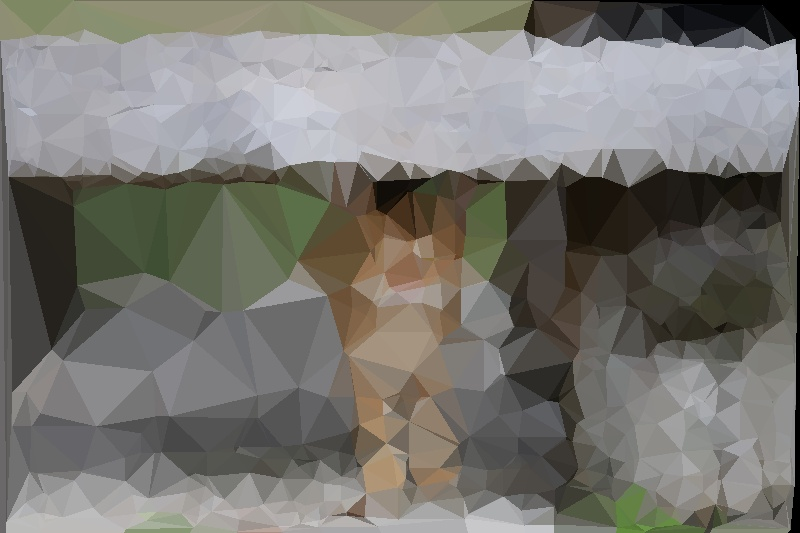
#> input picture pic/polygonize_sample.jpg, 800 x 533 px, given in place of the camera
$ python example_cam.py
#> lines starting #> are read from the running program, lines starting #| are printed output that depends on the picture
### polygonize/polygonize.py
import cv2
import numpy as np
from scipy.spatial import Delaunay
from skimage.draw import polygon

from polygonize.utils import canny, threshold_samples


class Polygonize:
    def __init__(self, seed: int = 1234) -> None:
        """Polygonizeクラスのインスタンスを初期化します。

        このクラスは画像をポリゴン化(多角形化)します。

        Args:
            seed (int, optional): 乱数生成器のシード値. Defaults to 1234.
        """
#> in main, frame is the input picture: shape (533, 800, 3); mean B, G, R 113.5, 118.7, 120.3
        self._seed = seed

    def polygonize(self, image: str | np.ndarray, max_point_num: int, threshold: float = 0.02) -> np.ndarray:
        """
        画像を多角形化します。

        この関数は、Cannyエッジ検出アルゴリズムを使用して重みを求め、指定された閾値以上の重みを持つサンプル点を取得します。
        サンプル点をDelaunay三角形分割により三角形に分割し、その三角形を返します。

        パラメータ
        ----------
        image : str | np.ndarray
            多角形化する画像。ファイルパス(str)またはnp.ndarray形式の画像を指定します。

        max_point_num : int
            サンプル点の最大数。

        threshold : float, optional
            サンプル点を取得するための重みの閾値、デフォルトは0.02。

        戻り値
        -------
        np.ndarray
            画像を三角形に分割した結果。各三角形は頂点の座標を持つ配列として表されます。
        """
        sample_points = self._get_sample_points(image, max_point_num, threshold=threshold)
        triangulation = Delaunay(sample_points)
        triangles = sample_points[triangulation.simplices]
        return triangles

    def _get_sample_points(self, image: np.ndarray, max_point_num: int, threshold: float) -> np.ndarray:
        """
        閾値以上の重みを持つサンプル点を取得します。

        この関数は、Cannyエッジ検出アルゴリズムを使用して重みを求め、指定された閾値以上の重みを持つサンプル点を取得します。
        画像の四隅をサンプル点に追加し、結果のサンプル点を返します。

        パラメータ
        ----------
        image : np.ndarray
            サンプル点を取得する画像。

        max_point_num : int
            サンプル点の最大数。

        threshold : float
            サンプル点を取得するための重みの閾値。

        戻り値
        -------
        np.ndarray
            サンプル点の座標を持つ配列。
        """
#> called with max_point_num = 1000, threshold = 0.02
        height, width, _ = image.shape
#> height = 533; width = 800
        weights = canny(image)
        sample_points = threshold_samples(max_point_num, weights, threshold, self._seed)
        corners = np.array([[0, 0], [0, height-1], [width-1, 0], [width-1, height-1]])
        return np.append(sample_points, corners, axis=0)

    def render(self, image: np.ndarray, polygons: np.ndarray) -> np.ndarray:
        """
        三角形に分割された画像をレンダリングします。

        この関数は、指定された三角形を使用して低ポリゴンの画像を作成します。各三角形の色は、その三角形内のピクセルの色の平均値で設定されます。

        パラメータ
        ----------
        image : np.ndarray
            元の画像。

        polygons : np.ndarray
            画像を三角形に分割した結果。各三角形は頂点の座標を持つ配列として表されます。

        戻り値
        -------
        np.ndarray
            レンダリングされた低ポリゴンの画像。
        """

        low_poly = np.empty(shape=(2 * image.shape[0], 2 * image.shape[1], image.shape[2]), dtype=np.uint8)
        for triangle in polygons:
            rr, cc = polygon(2 * triangle[:,0], 2 * triangle[:,1], low_poly.shape)
            color = np.mean(image[polygon(triangle[:,0], triangle[:,1], image.shape)], axis=0)
            low_poly[rr,cc] = color

        low_poly = cv2.resize(low_poly, (image.shape[1], image.shape[0]), interpolation=cv2.INTER_NEAREST)
        return low_poly

### polygonize/utils.py
import numpy as np
from scipy.signal import convolve2d
from skimage.color import rgb2gray


def canny(image: np.ndarray, blur_radius: int = 2) -> np.ndarray:
    """画像に対してCannyエッジ検出アルゴリズムを適用します。

    この関数は、まず入力画像をグレースケールに変換し、次にノイズを減らすためにブラー(ぼかし)フィルターを適用します。
    その後、エッジを検出するフィルターを使用し、エッジマップに閾値を適用します。最後に、結果のエッジマップを最大値で
    正規化します。

    この関数は、エッジ検出には簡易な3x3フィルター、ブラーフィルターには一様フィルターを使用します。エッジ検出フィルターは
    ラプラシアンフィルターで、急速な強度の変化を強調します。ブラーフィルターはボックスフィルターで、各要素が同じ値を持ちます。

    この関数は畳み込みに対して対称境界条件('symm')を使用します。これは、入力が最後のピクセルのエッジについてミラーリング
    されて拡張されることを意味します。

    Args:
        image (np.ndarray): 入力画像。グレースケール画像の場合は2D配列、
                            RGB画像の場合は色チャンネルを表す3次元を持つ3D配列を指定します。
        blur_radius (int, optional): 画像に適用するブラーフィルターの半径、デフォルトは2。
                                     ブラーフィルターの半径が大きいほど、
                                     エッジ検出前に画像がよりぼかされます。
                                     Defaults to 2.

    Returns:
        np.ndarray: 処理後の画像。それぞれの値は対応するピクセルでのエッジの強度を表す2D配列です。
                    値は範囲 [0, 1] に正規化されます。
    """
#> called with blur_radius = 2
    edge_threshold = 3 / 256

    gray_img = rgb2gray(image)
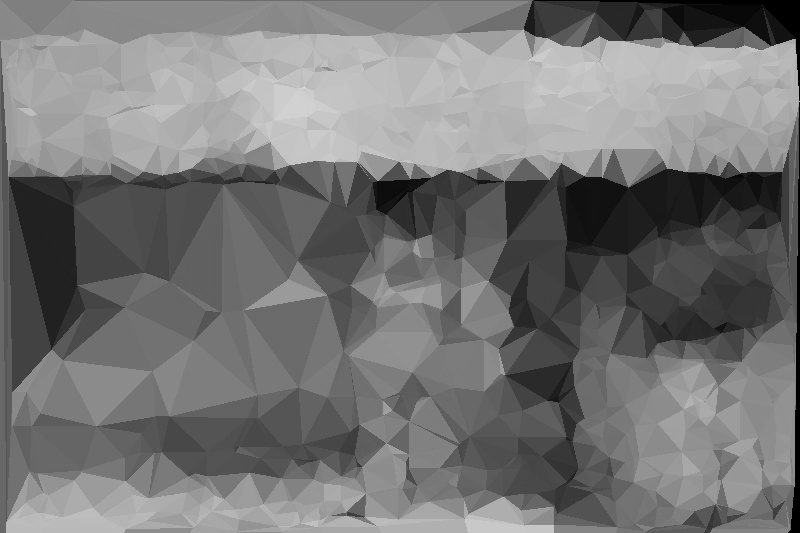
#> gray_img: shape (533, 800) float64; min 0, max 0.838, mean 0.462
    blur_filt = np.ones(shape=(2*blur_radius+1, 2*blur_radius+1)) / ((2*blur_radius+1) ** 2)
    blurred = convolve2d(gray_img, blur_filt, mode="same", boundary="symm")
    edge_filt = np.array([[1, 1, 1], [1, -8, 1], [1, 1, 1]])
    edge = convolve2d(blurred, edge_filt, mode="same", boundary="symm")
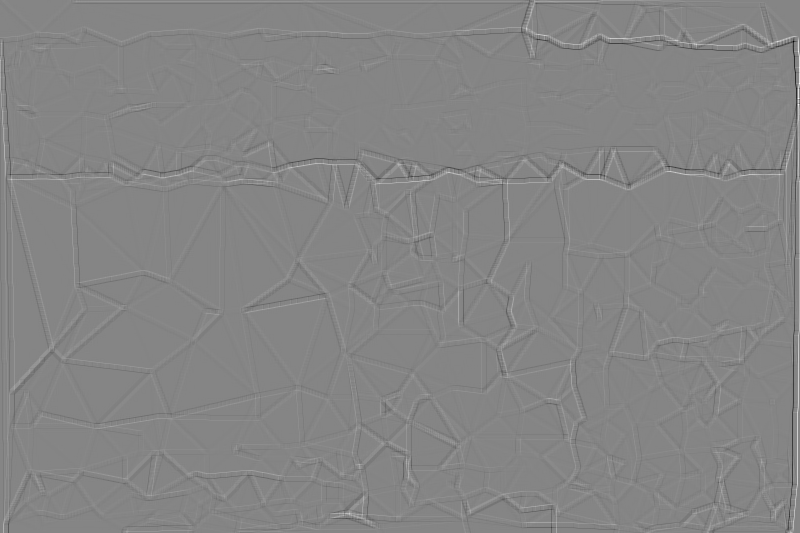
#> edge: shape (533, 800) float64; min -0.596, max 0.546, mean 2.44e-18; drawn with min black and max white
    for idx, val in np.ndenumerate(edge):
        if val < edge_threshold:
            edge[idx] = 0
#> this loop made 426400 passes
#> (idx, val) on passes 1 to 3: ((0, 0), -0.00911), ((0, 1), 0.00157), ((0, 2), 0.00862)
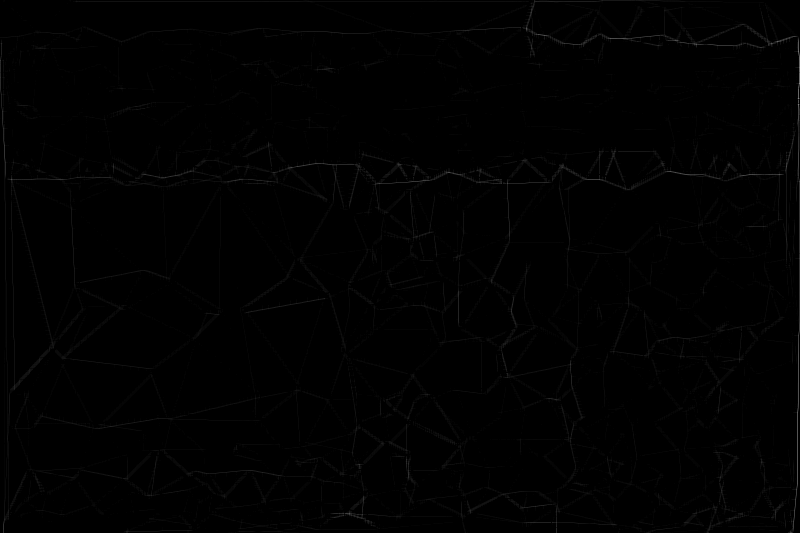
#> edge: shape (533, 800) float64; min 0, max 0.546, mean 0.00457
    dense_filt = np.ones((3,3))
    dense = convolve2d(edge, dense_filt, mode="same", boundary="symm")
    dense /= np.amax(dense)
    return dense


def threshold_samples(n: int, weights: np.ndarray, threshold: float, seed: int) -> list:
    """与えられた `threshold` 以上の重みを持つ `weights` から `n` 個の要素をランダムにサンプリングします。

    この関数は、numpyの乱数生成器を使用して生成器を作成します。次に、重みが `threshold` 以上の `weights` から
    候補のインデックスのリストを生成します。 `n` を満たすための十分な候補がない場合、ValueErrorを発生させます。
    最後に、候補から置換なしで `n` 個のインデックスをランダムにサンプリングします。
    この関数はnumpyのデフォルトの乱数生成器を使用します。

    Args:
        n (int): 抽出するサンプルの数。
        weights (np.ndarray): 各候補の重みの配列。
        threshold (float): 候補が考慮されるための最小の重み。
        seed (int): シード値

    Raises:
        ValueError: `weights` に `threshold` を満たす十分な候補がない場合。

    Returns:
        list: `threshold` 以上の重みを持つ `weights` のインデックスをランダムに選んだ `n` 個のリスト。
              インデックスの順序はランダムです。
    """
#> called with n = 1000, threshold = 0.02, seed = 1234
    my_generator = np.random.default_rng(seed)
    candidates = np.array([idx for idx, weight in np.ndenumerate(weights) if weight >= threshold])
#> candidates = 80573 pairs, first value 0 to 532, second value 0 to 799
    if candidates.shape[0] < n:
        raise ValueError(f"Not enough candidate points for threshold {threshold}. "
                         f"Only {candidates.shape[0]} available.")
    return my_generator.choice(candidates, size=n, replace=False)

### example_cam.py
import argparse

import cv2
from polygonize import Polygonize


def parse_arg() -> argparse.Namespace:
    parser = argparse.ArgumentParser()
    parser.add_argument("--video", type=int, default=0, help="カメラデバイスID")
    parser.add_argument("--max_point_num", type=int, default=1000, help="サンプル点の最大数")
    parser.add_argument("--threshold", type=float, default=0.02, help="サンプル点を取得するための重みの閾値")
    return parser.parse_args()


def main() -> None:
    args = parse_arg()
    polygonizer = Polygonize()

    cap = cv2.VideoCapture(args.video)
    while True:
        ret, frame = cap.read()
        if not ret:
            break
        triangle_samples = polygonizer.polygonize(frame, args.max_point_num, threshold=args.threshold)
#> in _get_sample_points, `sample_points = threshold_samples(max_point_num, weights, threshold, s..`: sample_points = 1000 pairs, first value 0 to 532, second value 1 to 799
#> in polygonize, `sample_points = self._get_sample_points(image, max_point_num, threshol..`: sample_points = 1004 pairs, first value 0 to 799, second value 0 to 799
        ret_img = polygonizer.render(frame, triangle_samples)
#> the loop in render, `for triangle in polygons:` made 1985 passes
#> (triangle, color) on passes 1 to 3: ([[26, 786], [42, 786], [67, 799]], [118.7, 112.5, 109.6]), ([[118, 1], [0, 0], [799, 0]], [105.7, 107, 108.8]), ([[418, 3], [118, 1], [799, 0]], [104.9, 104, 106.1])
#> after the loop in render, `for triangle in polygons:`:
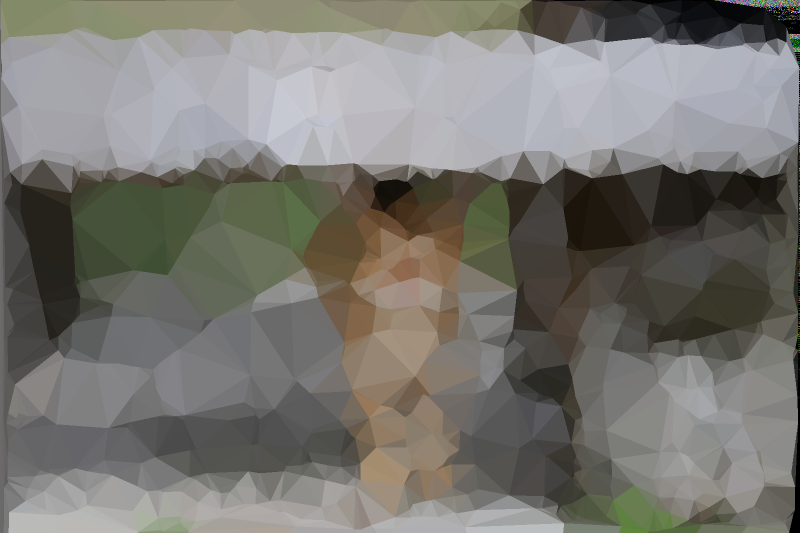
#> low_poly: shape (1066, 1600, 3) (shown at 1/2 size); mean B, G, R 113.1, 118.3, 119.9
#> in render, `low_poly = cv2.resize(low_poly, (image.shape[1], image.shape[0]), inte..`:
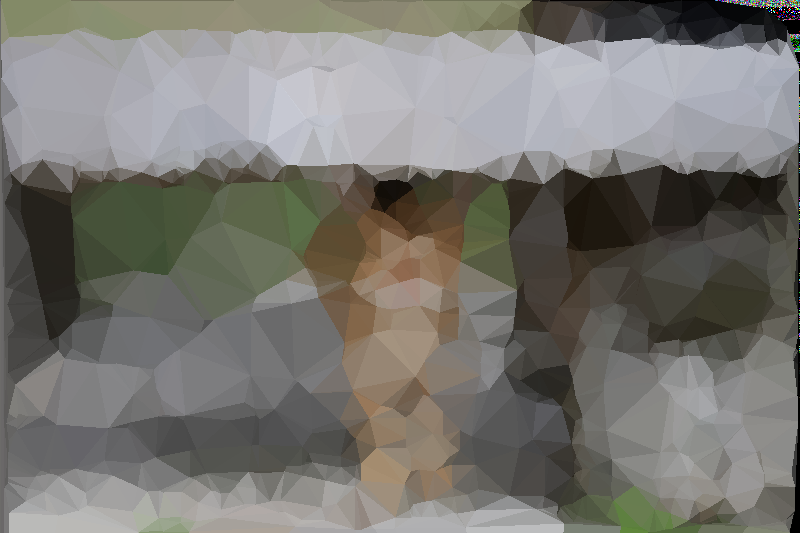
#> low_poly: shape (533, 800, 3); mean B, G, R 113.1, 118.3, 119.9
        cv2.imshow("frame", ret_img)
        if cv2.waitKey(1) & 0xFF == ord("q"):
#> (key q is pressed here)
            break

if __name__ == "__main__":
    main()

$ run again, on pic/cam.png
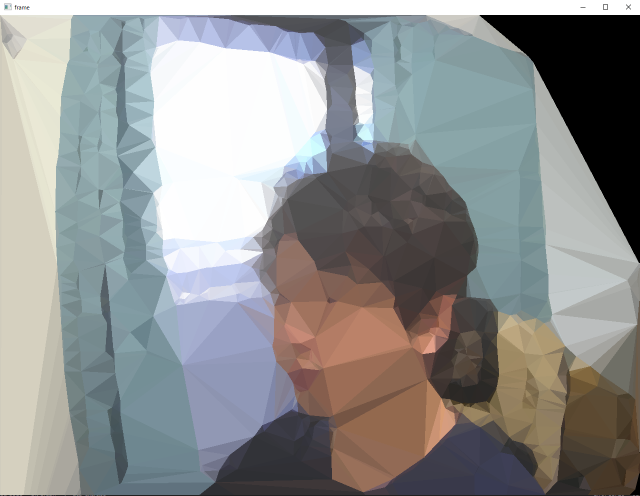
#> input picture pic/cam.png, 1279 x 991 px, given in place of the camera (shown at 1/2 size)
#> in main, frame is the input picture: shape (991, 1279, 3); mean B, G, R 144.6, 145, 143.5
#> the loop in canny, `for idx, val in np.ndenumerate(edge):` made 1267489 passes
#> idx on passes 1 to 3: (0, 0), (0, 1), (0, 2)
#> in canny, `dense /= np.amax(dense)`:
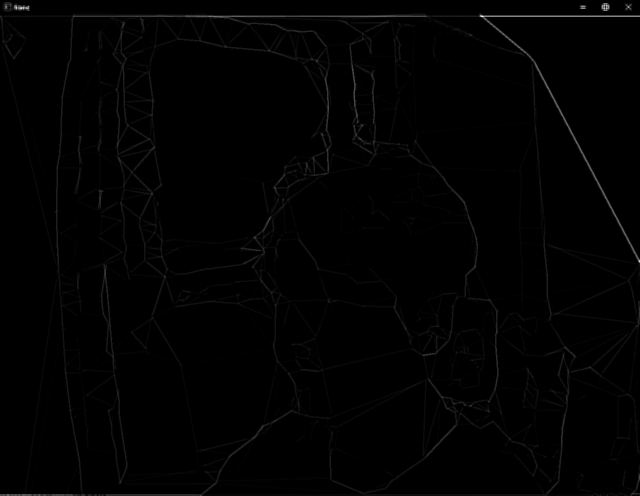
#> dense: shape (991, 1279) float64 (shown at 1/2 size); min 0, max 1, mean 0.00715
#> candidates = 107871 pairs, first value 4 to 990, second value 0 to 1278
#> in _get_sample_points, `sample_points = threshold_samples(max_point_num, weights, threshold, s..`: sample_points = 1000 pairs, first value 4 to 990, second value 8 to 1278
#> in polygonize, `sample_points = self._get_sample_points(image, max_point_num, threshol..`: sample_points = 1004 pairs, first value 0 to 1278, second value 0 to 1278
#> the loop in render, `for triangle in polygons:` made 1998 passes
#> (triangle, color) on passes 1 to 3: ([[1278, 990], [989, 460], [1278, 0]], [37.5, 36.5, 36.25]), ([[1278, 0], [117, 9], [0, 0]], [190, 205.6, 210]), ([[988, 148], [988, 40], [1278, 0]], [126.7, 133.9, 135.9])
#> after the loop in render, `for triangle in polygons:`:
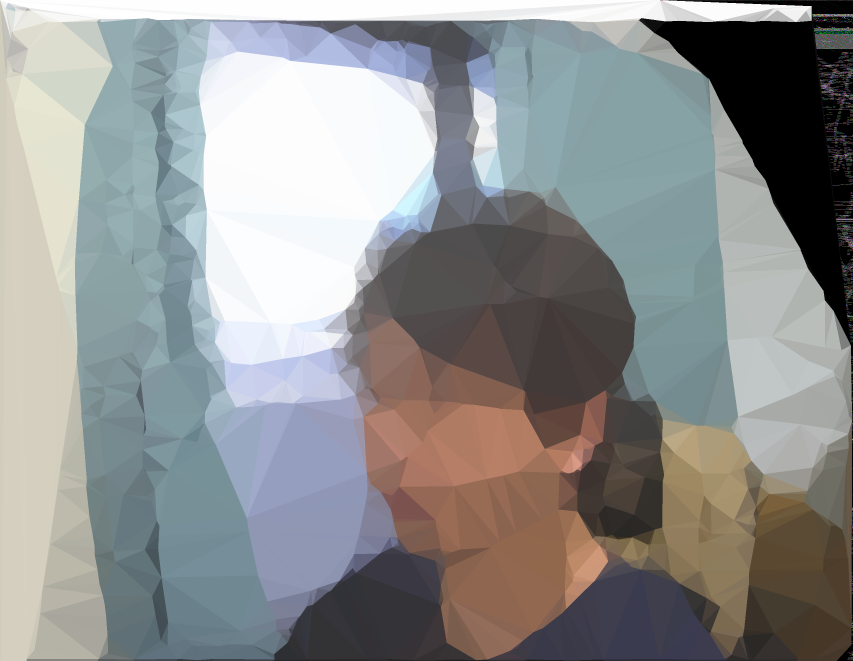
#> low_poly: shape (1982, 2558, 3) (shown at 1/3 size); mean B, G, R 143.7, 144.2, 142.7
